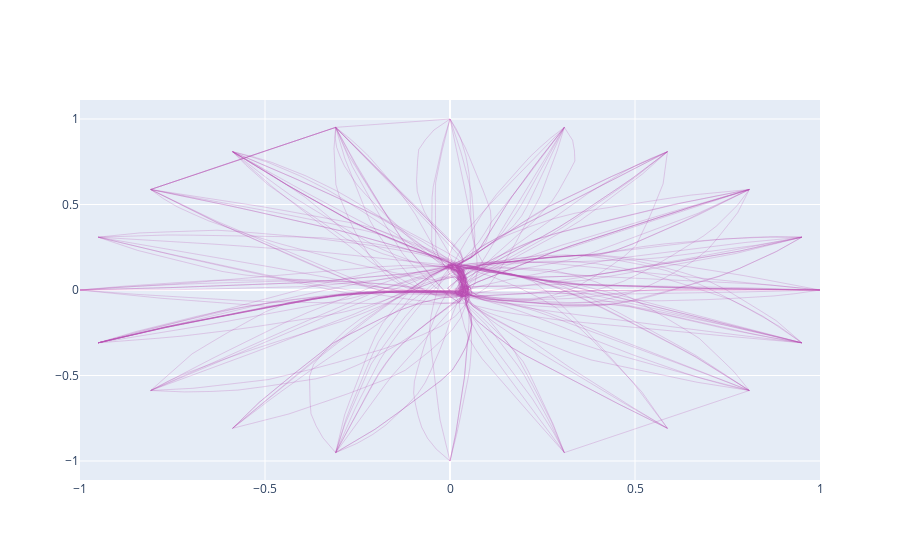

Notebook cell for this chart:
### Code cell
import pandas as pd
import numpy as np
from ggplotly import ggplot, aes, geom_edgebundle

np.random.seed(42)

# Create 20 nodes in a circle
n_nodes = 20
angles = np.linspace(0, 2*np.pi, n_nodes, endpoint=False)
radius = 1.0

nodes = []
for i, angle in enumerate(angles):
    nodes.append({
        'id': i,
        'x': radius * np.cos(angle),
        'y': radius * np.sin(angle)
    })

nodes_df = pd.DataFrame(nodes)

# Create 200 edges
edges = []
n_edges_target = 100

# Create random edges between nodes
while len(edges) < n_edges_target:
    i = np.random.randint(0, n_nodes)
    j = np.random.randint(0, n_nodes)

    if i != j:
        edges.append({
            'x': nodes[i]['x'],
            'y': nodes[i]['y'],
            'xend': nodes[j]['x'],
            'yend': nodes[j]['y']
        })

edges_df = pd.DataFrame(edges)
print(f"Created {len(edges_df)} edges between {n_nodes} nodes")

# Plot with edge bundling
print("Applying edge bundling...")
(
    ggplot(edges_df, aes(x='x', y='y', xend='xend', yend='yend'))
    + geom_edgebundle(K=0.1, compatibility_threshold=0.3, cycles=8, alpha=0.35, width=0.6)
)
